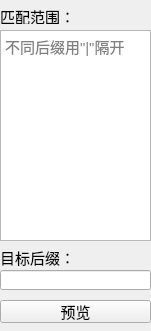
<?xml version="1.0" encoding="UTF-8"?>
<ui version="4.0">
 <class>Form</class>
 <widget class="QWidget" name="Form">
  <property name="geometry">
   <rect>
    <x>0</x>
    <y>0</y>
    <width>151</width>
    <height>331</height>
   </rect>
  </property>
  <property name="font">
   <font>
    <pointsize>11</pointsize>
   </font>
  </property>
  <property name="windowTitle">
   <string>Form</string>
  </property>
  <widget class="QTextEdit" name="textEdit">
   <property name="geometry">
    <rect>
     <x>0</x>
     <y>30</y>
     <width>151</width>
     <height>211</height>
    </rect>
   </property>
   <property name="placeholderText">
    <string>不同后缀用&quot;|&quot;隔开</string>
   </property>
  </widget>
  <widget class="QLineEdit" name="lineEdit">
   <property name="geometry">
    <rect>
     <x>0</x>
     <y>270</y>
     <width>151</width>
     <height>20</height>
    </rect>
   </property>
  </widget>
  <widget class="QPushButton" name="pushButton">
   <property name="geometry">
    <rect>
     <x>0</x>
     <y>300</y>
     <width>151</width>
     <height>23</height>
    </rect>
   </property>
   <property name="text">
    <string>预览</string>
   </property>
  </widget>
  <widget class="QLabel" name="label">
   <property name="geometry">
    <rect>
     <x>0</x>
     <y>8</y>
     <width>151</width>
     <height>16</height>
    </rect>
   </property>
   <property name="text">
    <string>匹配范围：</string>
   </property>
  </widget>
  <widget class="QLabel" name="label_2">
   <property name="geometry">
    <rect>
     <x>0</x>
     <y>247</y>
     <width>151</width>
     <height>20</height>
    </rect>
   </property>
   <property name="text">
    <string>目标后缀：</string>
   </property>
  </widget>
 </widget>
 <resources/>
 <connections/>
</ui>
